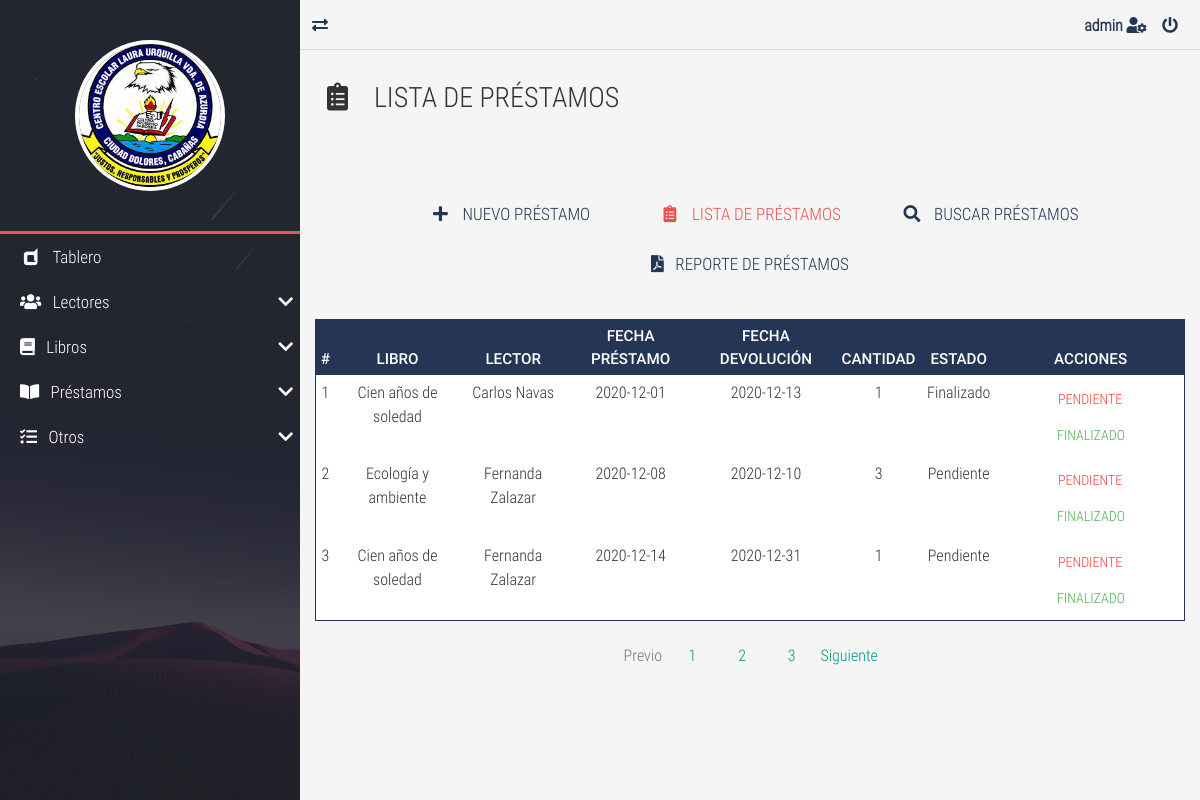
Screenshot of /reservation-list.php (signed in) with the database file from the repository.
### tables this page shows
CREATE TABLE `prestamos` (
  `idPrestamo` int(8) NOT NULL,
  `fechaPrestamo` varchar(10) NOT NULL,
  `fechaEntrega` varchar(10) NOT NULL,
  `estadoPrestamo` int(1) NOT NULL,
  `idLibroPrestamo` int(8) DEFAULT NULL,
  `idUsuarioPrestamo` int(8) DEFAULT NULL,
  `cantidad` int(10) NOT NULL,
  `idAdminPrestamo` int(8) DEFAULT NULL
);

CREATE TABLE `libros` (
  `idLibro` int(8) NOT NULL,
  `isbn` varchar(13) NOT NULL,
  `titulo` varchar(250) NOT NULL,
  `autor` varchar(250) NOT NULL,
  `anioPublicacion` int(4) NOT NULL,
  `numEjemplares` int(8) NOT NULL,
  `estado` int(1) NOT NULL,
  `idCategoriaLibro` int(8) NOT NULL,
  `idEditorialLibro` int(8) NOT NULL,
  `idAdminLibro` int(8) NOT NULL
);

CREATE TABLE `usuarios` (
  `idUsuario` int(8) NOT NULL,
  `carnet` varchar(6) NOT NULL,
  `nombreUs` varchar(250) NOT NULL,
  `apellidoUs` varchar(250) NOT NULL,
  `sexo` int(1) NOT NULL,
  `tipoUs` int(1) NOT NULL
);

### reservation-list.php (the view, shortened to what this page needs)
<!DOCTYPE html>
<html lang="es">
<head>
    <link rel="stylesheet" href="./css/normalize.css">
    <link rel="stylesheet" href="./css/bootstrap.min.css">
    <link rel="stylesheet" href="./css/bootstrap-material-design.min.css">
    <link rel="stylesheet" href="./css/all.css">
    <link rel="stylesheet" href="./css/sweetalert2.min.css">
    <link rel="stylesheet" href="./css/jquery.mCustomScrollbar.css">
    <link rel="stylesheet" href="./css/style.css">
</head>
<body>
    <main class="full-box main-container">
        <section class="full-box nav-lateral">
			<div class="full-box nav-lateral-content">
				<figure class="full-box nav-lateral-avatar">
					<img src="./assets/img/logo_ce.jpg" class="img-fluid" alt="Avatar">
				</figure>
				<div class="full-box nav-lateral-bar"></div>
			<?php
			Include "menu.php";
			 ?>
			</div>
		</section>
        <section class="full-box page-content">
            <nav class="full-box navbar-info">
                <a href="#" class="float-left show-nav-lateral">
                    <i class="fas fa-exchange-alt"></i>
                </a>
                <a href="#">
					<strong>
						<?php
           				 echo $_SESSION['usuario'];
            			?>
            		</strong>
					<i class="fas fa-user-cog"></i>
				</a>
                <a href="#" class="btn-exit-system">
                    <i class="fas fa-power-off"></i>
                </a>
            </nav>
            <div class="full-box page-header">
                <h3 class="text-left">
                    <i class="fas fa-clipboard-list fa-fw"></i> &nbsp; LISTA DE PRÉSTAMOS
                </h3>
            </div>
            <div class="container-fluid">
                <ul class="full-box list-unstyled page-nav-tabs">
                    <li>
                        <a href="reservation-new.php"><i class="fas fa-plus fa-fw"></i> &nbsp; NUEVO PRÉSTAMO</a>
                    </li>
                    <li>
                        <a class="active" href="reservation-list.php"><i class="fas fa-clipboard-list fa-fw"></i> &nbsp; LISTA DE PRÉSTAMOS</a>
                    </li>
                    <li>
                        <a href="reservation-search.php"><i class="fas fa-search fa-fw"></i> &nbsp; BUSCAR PRÉSTAMOS</a>
                    </li>
                    <li>
                        <a href="ioan-report.php"><i class="fas fa-file-pdf"></i> &nbsp; REPORTE DE PRÉSTAMOS</a>
                    </li>
                </ul>
            </div>
			 <div class="container-fluid">
				<div class="table-responsive">
					<?php
					 require_once "BD/conexionBD.php";
					$sql='SELECT prestamos.idPrestamo, prestamos.idLibroPrestamo, libros.titulo, prestamos.idUsuarioPrestamo, usuarios.nombreUs, usuarios.apellidoUs, prestamos.fechaPrestamo, prestamos.fechaEntrega, prestamos.estadoPrestamo, prestamos.cantidad FROM prestamos INNER JOIN libros ON prestamos.idLibroPrestamo=libros.idLibro INNER JOIN usuarios ON prestamos.idUsuarioPrestamo=usuarios.idUsuario ORDER BY prestamos.idPrestamo;';
					$resultado=$mysqli->query($sql);
					?>
					<table class="table table-dark table-sm">
						<thead>
							<tr class="text-center roboto-medium">
								<th>#</th>
								<th>LIBRO</th>
								<th>LECTOR</th>
								<th>FECHA PRÉSTAMO</th>
								<th>FECHA DEVOLUCIÓN</th>
								<th>CANTIDAD</th>
								<th>ESTADO</th>
								<th>ACCIONES</th>
							</tr>
						</thead>
						<tbody>
							<?php
							while ($row=$resultado->fetch_array(MYSQLI_ASSOC)) {
							?>
							<tr class="text-center" >
								<td><?php echo $row['idPrestamo']?></td>
								<td><?php echo $row['titulo']?></td>
								<td><?php echo $row['nombreUs']?> <?php echo $row['apellidoUs']?></td>
								<td><?php echo $row['fechaPrestamo']?></td>
								<td><?php echo $row['fechaEntrega']?></td>
								<td><?php echo $row['cantidad']?></td>
								<td>
									<option value="<?php echo $row['estado']?>">
								</td>
								<td>
									<button type="button" class="btn btn-danger" onclick="window.location='CRUD/state.php?idPrestamo=<?php echo $row['idPrestamo']?>';">Pendiente</button>
									<button type="button" class="btn btn-success" onclick="window.location='CRUD/state-final.php?idPrestamo=<?php echo $row['idPrestamo']?>';">Finalizado</button>
								</td>
							</tr>
						<?php } ?>
						</tbody>
					</table>
				</div>
				<nav aria-label="Page navigation example">
					<ul class="pagination justify-content-center">
						<li class="page-item disabled">
							<a class="page-link" href="#" tabindex="-1">Previo</a>
						</li>
						<li class="page-item"><a class="page-link" href="#">1</a></li>
						<li class="page-item"><a class="page-link" href="#">2</a></li>
						<li class="page-item"><a class="page-link" href="#">3</a></li>
						<li class="page-item">
							<a class="page-link" href="#">Siguiente</a>
						</li>
					</ul>
				</nav>
			</div>
        </section>
    </main>
</body>
</html>

### menu.php (shortened to what this page needs)
<nav class="full-box nav-lateral-menu">
				<ul>
					<li>
						<a href="home.php"><i class="fab fa-dashcube fa-fw"></i> &nbsp; Tablero
						</a>
					</li>
					<li>
						<a href="#" class="nav-btn-submenu"><i class="fas fa-users fa-fw"></i> &nbsp; Lectores <i class="fas fa-chevron-down"></i></a>
					</li>
					<li>
						<a href="#" class="nav-btn-submenu"><i class="fas fa-book"></i> &nbsp; Libros <i class="fas fa-chevron-down"></i></a>
					</li>
					<li>
						<a href="#" class="nav-btn-submenu"><i class="fas fa-book-open"></i> &nbsp; Préstamos <i class="fas fa-chevron-down"></i></a>
					</li>
					<li>
						<a href="#" class="nav-btn-submenu"><i class="fas fa-tasks"></i> &nbsp; Otros <i class="fas fa-chevron-down"></i></a>
					</li>
				</ul>
			</nav>

### css/all.css (style rules this page uses)
.fa, .fas, .far, .fal, .fab { -moz-osx-font-smoothing: grayscale; -webkit-font-smoothing: antialiased; display: inline-block; font-style: normal; font-variant: normal; text-rendering: auto; line-height: 1; }
.fa-fw { text-align: center; width: 1.25em; }
.fa-book:before { content: "\f02d"; }
.fa-book-open:before { content: "\f518"; }
.fa-chevron-down:before { content: "\f078"; }
.fa-clipboard-list:before { content: "\f46d"; }
.fa-dashcube:before { content: "\f210"; }
.fa-exchange-alt:before { content: "\f362"; }
.fa-file-pdf:before { content: "\f1c1"; }
.fa-plus:before { content: "\f067"; }
.fa-power-off:before { content: "\f011"; }
.fa-search:before { content: "\f002"; }
.fa-tasks:before { content: "\f0ae"; }
.fa-user-cog:before { content: "\f4fe"; }
.fa-users:before { content: "\f0c0"; }
.fab { font-family: 'Font Awesome 5 Brands'; }
.fa, .fas { font-family: 'Font Awesome 5 Free'; font-weight: 900; }

### css/style.css (style rules this page uses)
:root { --color-one: #F5F5F5; --color-two: #24292E; --color-three: #EC5252; --form-color: #14111A; --accent-color: #253556; --border-color: #D8D8D8; }
body,html { font-family: 'roboto_condensed_light'; width: 100vw; height: 100vh; background-color: var(--color-one); color: #333; font-size: 16px; }
.full-box { margin: 0; padding: 0; box-sizing: border-box; width: 100%; }
.page-header { padding: 30px 20px 60px 20px; }
.page-header > :nth-child(1) { padding-bottom: 7px; }
.page-nav-tabs { display: flex; justify-content: center; flex-wrap: wrap; margin-bottom: 30px; }
.page-nav-tabs li, .page-nav-tabs li a { height: 40px; line-height: 40px; }
.page-nav-tabs li { margin: 5px 20px; }
.page-nav-tabs li a { color: var(--accent-color); font-size: 17px; min-width: 200px; width: auto; display: block; text-align: center; user-select: none; transition: all .2s ease-in-out; border-bottom: 2px solid transparent; }
.page-nav-tabs li a.active { color: var(--color-three); cursor: none; pointer-events: none; }
.table .btn { margin-bottom: 0; }
.table thead th { color: #FFF; }
.table tbody tr { color: #333; transition: all .2s ease-in-out; }
.table-dark, .table { background-color: #fff; }
.table-dark { border: 1px solid var(--accent-color); }
.table-dark thead tr { background-color: var(--accent-color); }
.table-dark td, .table-dark thead th, .table-dark th { border: none; }
.page-link { transition: all .2s ease-in-out; }
.roboto-medium { font-family: 'roboto_medium_regular'; }
.main-container { height: 100%; position: absolute; top: 0; left: 0; overflow: hidden; }
.page-content, .nav-lateral { height: 100%; overflow: hidden; }
.page-content { position: relative; padding-left: 300px; transition: all .2s ease-in-out; padding-bottom: 20px; }
.nav-lateral { width: 300px; position: absolute; top: 0; left: 0; z-index: 1; transition: all .2s ease-in-out; background-image: url('../assets/img/nav-font.jpg'); background-position: center center; background-size: cover; }
.nav-lateral-content { max-width: 300px; height: 100%; background-color: rgba(36, 41, 46, .8); }
.nav-lateral-bar { height: 3px; background-color: var(--color-three); }
.nav-lateral-avatar { padding: 40px 0; }
.nav-lateral-avatar img { width: 50%; margin: 0 auto; display: block; border: 4px solid #FFF; border-radius: 100%; }
.nav-lateral-menu { height: auto; }
.nav-lateral-menu ul { margin: 0; padding: 0; list-style: none; }
.nav-lateral-menu ul li { width: 100%; height: auto; }
.nav-lateral-menu ul li a { display: block; width: 100%; height: 45px; line-height: 45px; text-decoration: none; color: #FFF; font-size: 17px; box-sizing: border-box; padding-left: 20px; transition: all .2s ease-in-out; }
.nav-lateral-menu .fa-chevron-down, .nav-lateral-menu .fa-chevron-up { float: right; height: 45px; line-height: 45px; margin-right: 7px; transition: all .2s ease-in-out; }
.navbar-info { height: 50px; border-bottom: 1px solid var(--border-color); text-align: right; padding-right: 10px; }
.navbar-info a { color: var(--accent-color); height: 50px; min-width: 40px; text-align: center; line-height: 50px; display: inline-block; transition: all .2s ease-out; user-select: none; }

### rows the page displays
prestamos: idPrestamo "1", idLibroPrestamo.titulo "Cien años de soledad", idUsuarioPrestamo.nombreUs "Carlos", idUsuarioPrestamo.apellidoUs "Navas", fechaPrestamo "2020-12-01", fechaEntrega "2020-12-13", cantidad "1"
prestamos: idPrestamo "2", idLibroPrestamo.titulo "Ecología y ambiente", idUsuarioPrestamo.nombreUs "Fernanda", idUsuarioPrestamo.apellidoUs "Zalazar", fechaPrestamo "2020-12-08", fechaEntrega "2020-12-10", cantidad "3"
prestamos: idPrestamo "3", idLibroPrestamo.titulo "Cien años de soledad", idUsuarioPrestamo.nombreUs "Fernanda", idUsuarioPrestamo.apellidoUs "Zalazar", fechaPrestamo "2020-12-14", fechaEntrega "2020-12-31", cantidad "1"

### other values shown
$_SESSION['usuario'] "admin"
